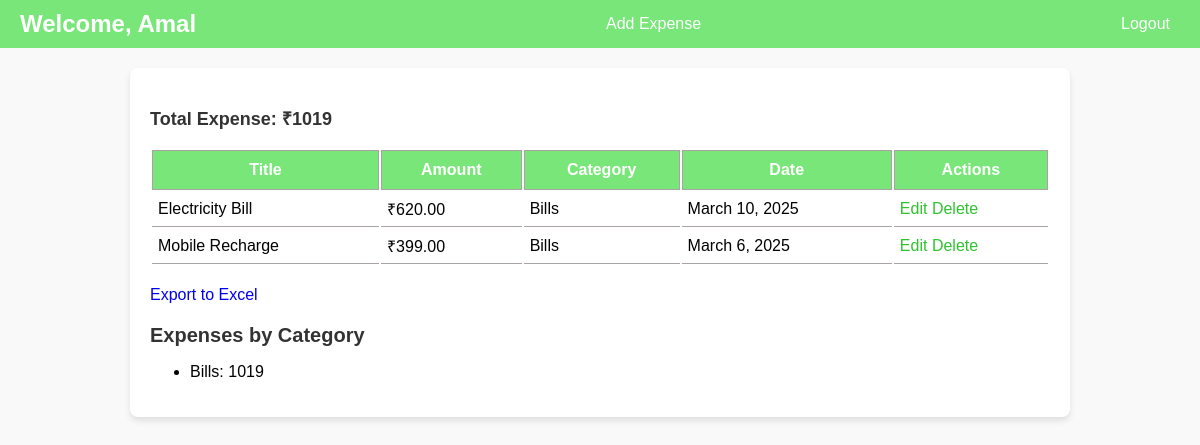
Screenshot of / (signed in) with the database file from the repository.
### tracker/models.py (models this page shows, shortened)
class Expense(models.Model):
    CATEGORY_CHOICES=[
        ('Food','Food'),
        ('Travel','Travel'),
        ('Shopping','Shopping'),
        ('Rent','Rent'),
        ('Bills','Bills'),
        ('Donation','Donation'),
        ('Others','Others'),
    ]
    user=models.ForeignKey(User,on_delete=models.CASCADE)
    title=models.CharField(max_length=100)
    amount=models.DecimalField(max_digits=10,decimal_places=2)
    category=models.CharField(max_length=20,choices=CATEGORY_CHOICES)
    date=models.DateField()

### tracker/views.py (the view)
# urls.py: path('', views.dashboard, name='dashboard'),
@login_required
def dashboard(request):
    expenses = Expense.objects.filter(user=request.user).order_by('-date')
    total_expense = expenses.aggregate(total=Sum('amount'))['total'] or 0
    categorized_summary = expenses.values('category').annotate(total=Sum('amount')).order_by('-total')
    return render(request, 'dashboard.html',{
        'expenses': expenses,
        'total_expense': total_expense,
        'categorized_summary': categorized_summary,
    })

### tracker/templates/dashboard.html (shortened to what this page needs)
<!DOCTYPE html>
<html lang="en">
  <head>
    {% load static %}
    <link rel="stylesheet" href="{% static '/style.css' %}">
  </head>
  <body>
    <div class="navbar">
      <h1>Welcome, {{ request.user.username }}</h1>
      <a href="{% url 'add_expense' %}">Add Expense</a>
      <a href="{% url 'signout' %}">Logout</a>
    </div>
    <div class="container">
      <p>Total Expense: ₹{{ total_expense }}</p>
      <table>
        <tr><th>Title</th><th>Amount</th><th>Category</th><th>Date</th><th>Actions</th></tr>
        {% for expense in expenses %}
        <tr>
            <td>{{ expense.title }}</td>
            <td>₹{{ expense.amount }}</td>
            <td>{{ expense.category }}</td>
            <td>{{ expense.date }}</td>
            <td>
                <a href="{% url 'edit_expense' expense.id %}">Edit</a>
                <a href="{% url 'delete_expense' expense.id %}">Delete</a>
            </td>
        </tr>
        {% endfor %}
    </table>
    <div class="export-options">
      <a href="{% url 'export_excel' %}">Export to Excel</a>
  </div>
      <h3>Expenses by Category</h3>
      <ul>
        {% for item in categorized_summary %}
        <li>{{ item.category }}: {{ item.total }}</li>
        {% endfor %}
      </ul>
    </div>
  </body>
</html>

### tracker/static/style.css (style rules this page uses)
body { margin: 0; padding: 0; font-family: Arial, Helvetica, sans-serif; background-color: #f9f9f9; }
.navbar { display: flex; justify-content: space-between; align-items: center; padding: 10px 20px; background-color: rgb(120, 230, 120); color: white; }
.navbar h1 { margin: 0; font-size: 24px; }
.navbar a { margin: 0 10px; color: white; text-decoration: none; font-size: 16px; }
.container { max-width: 900px; margin: 20px auto; padding: 20px; background-color: white; border-radius: 8px; box-shadow: 0px 4px 6px rgba(0, 0, 0, 0.1); }
.container p { font-size: 18px; font-weight: bold; color: #333; }
table { width: 100%; margin-bottom: 20px; }
table th { text-align: center; padding: 10px; border: 1px solid rgb(170, 163, 163); color: white; background-color: rgb(120, 230, 120); font-weight: bold; }
table td { text-align: left; padding: 6px; border-bottom:1px solid rgb(170, 163, 163); }
table td a { color:rgb(47, 194, 47); text-decoration: none; }
h3 { font-size: 20px; color: #333; margin-bottom: 10px; }
ul li { font-size: 16px; margin: 5px 0; }
.export-options a { text-decoration: none; }

### rows the page displays
Expense: title "Electricity Bill", amount "620.00", category "Bills", date "March 10, 2025"
Expense: title "Mobile Recharge", amount "399.00", category "Bills", date "March 6, 2025"

### other values shown
{{ request.user.username }} "Amal"
{{ total_expense }} "1019"
{{ item.category }} "Bills"
{{ item.total }} "1019"
